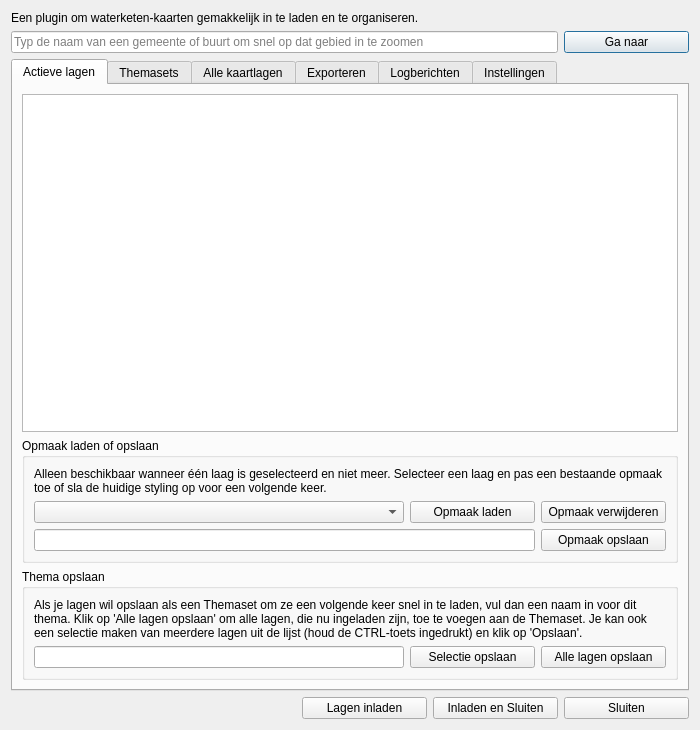
<?xml version="1.0" encoding="UTF-8"?>
<ui version="4.0">
 <class>NADMapsDialogBase</class>
 <widget class="QDialog" name="NADMapsDialogBase">
  <property name="geometry">
   <rect>
    <x>0</x>
    <y>0</y>
    <width>700</width>
    <height>730</height>
   </rect>
  </property>
  <property name="sizePolicy">
   <sizepolicy hsizetype="Expanding" vsizetype="Preferred">
    <horstretch>0</horstretch>
    <verstretch>0</verstretch>
   </sizepolicy>
  </property>
  <property name="maximumSize">
   <size>
    <width>1000</width>
    <height>750</height>
   </size>
  </property>
  <property name="windowTitle">
   <string>NAD Waterketen Kaarten</string>
  </property>
  <layout class="QVBoxLayout" name="verticalLayout">
   <item>
    <widget class="QLabel" name="label_2">
     <property name="sizePolicy">
      <sizepolicy hsizetype="Preferred" vsizetype="Fixed">
       <horstretch>0</horstretch>
       <verstretch>0</verstretch>
      </sizepolicy>
     </property>
     <property name="text">
      <string>Een plugin om waterketen-kaarten gemakkelijk in te laden en te organiseren.</string>
     </property>
     <property name="alignment">
      <set>Qt::AlignLeading|Qt::AlignLeft|Qt::AlignTop</set>
     </property>
    </widget>
   </item>
   <item>
    <layout class="QGridLayout" name="gridLayoutMain">
     <item row="0" column="0">
      <widget class="QLineEdit" name="zoomLineEdit">
       <property name="autoFillBackground">
        <bool>false</bool>
       </property>
       <property name="placeholderText">
        <string>Typ de naam van een gemeente of buurt om snel op dat gebied in te zoomen</string>
       </property>
       <property name="clearButtonEnabled">
        <bool>true</bool>
       </property>
      </widget>
     </item>
     <item row="0" column="1">
      <widget class="QPushButton" name="zoomButton">
       <property name="sizePolicy">
        <sizepolicy hsizetype="Fixed" vsizetype="Fixed">
         <horstretch>0</horstretch>
         <verstretch>0</verstretch>
        </sizepolicy>
       </property>
       <property name="minimumSize">
        <size>
         <width>125</width>
         <height>0</height>
        </size>
       </property>
       <property name="layoutDirection">
        <enum>Qt::LeftToRight</enum>
       </property>
       <property name="text">
        <string>Ga naar</string>
       </property>
      </widget>
     </item>
    </layout>
   </item>
   <item>
    <widget class="QTabWidget" name="tabWidget">
     <property name="sizePolicy">
      <sizepolicy hsizetype="Expanding" vsizetype="Preferred">
       <horstretch>0</horstretch>
       <verstretch>0</verstretch>
      </sizepolicy>
     </property>
     <property name="focusPolicy">
      <enum>Qt::TabFocus</enum>
     </property>
     <property name="currentIndex">
      <number>0</number>
     </property>
     <widget class="QWidget" name="active_tab">
      <attribute name="title">
       <string>Actieve lagen</string>
      </attribute>
      <layout class="QGridLayout" name="gridLayoutTabActive">
       <item row="0" column="0" colspan="2">
        <widget class="QTableView" name="activeMapListView">
         <property name="enabled">
          <bool>true</bool>
         </property>
         <property name="sizePolicy">
          <sizepolicy hsizetype="Expanding" vsizetype="MinimumExpanding">
           <horstretch>30</horstretch>
           <verstretch>0</verstretch>
          </sizepolicy>
         </property>
         <property name="minimumSize">
          <size>
           <width>300</width>
           <height>200</height>
          </size>
         </property>
         <property name="whatsThis">
          <string/>
         </property>
         <property name="sizeAdjustPolicy">
          <enum>QAbstractScrollArea::AdjustIgnored</enum>
         </property>
        </widget>
       </item>
       <item row="1" column="0" colspan="2">
        <widget class="QGroupBox" name="stylingGroupBox">
         <property name="sizePolicy">
          <sizepolicy hsizetype="Expanding" vsizetype="Preferred">
           <horstretch>0</horstretch>
           <verstretch>0</verstretch>
          </sizepolicy>
         </property>
         <property name="title">
          <string>Opmaak laden of opslaan</string>
         </property>
         <layout class="QGridLayout" name="gridLayoutStylingGroupBox">
          <property name="sizeConstraint">
           <enum>QLayout::SetDefaultConstraint</enum>
          </property>
          <item row="0" column="0" colspan="3">
           <widget class="QLabel" name="styling_label">
            <property name="sizePolicy">
             <sizepolicy hsizetype="Preferred" vsizetype="Fixed">
              <horstretch>0</horstretch>
              <verstretch>0</verstretch>
             </sizepolicy>
            </property>
            <property name="text">
             <string>Alleen beschikbaar wanneer één laag is geselecteerd en niet meer. Selecteer een laag en pas een bestaande opmaak toe of sla de huidige styling op voor een volgende keer.</string>
            </property>
            <property name="textFormat">
             <enum>Qt::PlainText</enum>
            </property>
            <property name="scaledContents">
             <bool>false</bool>
            </property>
            <property name="wordWrap">
             <bool>true</bool>
            </property>
           </widget>
          </item>
          <item row="1" column="0">
           <widget class="QComboBox" name="stylingComboBox">
            <property name="sizePolicy">
             <sizepolicy hsizetype="Expanding" vsizetype="Fixed">
              <horstretch>0</horstretch>
              <verstretch>0</verstretch>
             </sizepolicy>
            </property>
           </widget>
          </item>
          <item row="1" column="1">
           <widget class="QPushButton" name="loadStyleButton">
            <property name="sizePolicy">
             <sizepolicy hsizetype="Fixed" vsizetype="Fixed">
              <horstretch>0</horstretch>
              <verstretch>0</verstretch>
             </sizepolicy>
            </property>
            <property name="minimumSize">
             <size>
              <width>125</width>
              <height>0</height>
             </size>
            </property>
            <property name="text">
             <string>Opmaak laden</string>
            </property>
           </widget>
          </item>
          <item row="1" column="2">
           <widget class="QPushButton" name="removeStyleButton">
            <property name="sizePolicy">
             <sizepolicy hsizetype="Fixed" vsizetype="Fixed">
              <horstretch>0</horstretch>
              <verstretch>0</verstretch>
             </sizepolicy>
            </property>
            <property name="minimumSize">
             <size>
              <width>125</width>
              <height>0</height>
             </size>
            </property>
            <property name="text">
             <string>Opmaak verwijderen</string>
            </property>
           </widget>
          </item>
          <item row="2" column="0" colspan="2">
           <widget class="QLineEdit" name="saveStylingLineEdit">
            <property name="clearButtonEnabled">
             <bool>true</bool>
            </property>
           </widget>
          </item>
          <item row="2" column="2">
           <widget class="QPushButton" name="saveStyleButton">
            <property name="sizePolicy">
             <sizepolicy hsizetype="Minimum" vsizetype="Fixed">
              <horstretch>0</horstretch>
              <verstretch>0</verstretch>
             </sizepolicy>
            </property>
            <property name="minimumSize">
             <size>
              <width>125</width>
              <height>0</height>
             </size>
            </property>
            <property name="text">
             <string>Opmaak opslaan</string>
            </property>
           </widget>
          </item>
         </layout>
        </widget>
       </item>
       <item row="2" column="0" colspan="2">
        <widget class="QGroupBox" name="themaGroupBox">
         <property name="sizePolicy">
          <sizepolicy hsizetype="Preferred" vsizetype="Preferred">
           <horstretch>0</horstretch>
           <verstretch>0</verstretch>
          </sizepolicy>
         </property>
         <property name="title">
          <string>Thema opslaan</string>
         </property>
         <layout class="QGridLayout" name="gridLayoutThemaGroupBox">
          <item row="0" column="0" colspan="3">
           <widget class="QLabel" name="thema_label">
            <property name="sizePolicy">
             <sizepolicy hsizetype="Preferred" vsizetype="Fixed">
              <horstretch>0</horstretch>
              <verstretch>0</verstretch>
             </sizepolicy>
            </property>
            <property name="text">
             <string>Als je lagen wil opslaan als een Themaset om ze een volgende keer snel in te laden, vul dan een naam in voor dit thema. Klik op 'Alle lagen opslaan' om alle lagen, die nu ingeladen zijn, toe te voegen aan de Themaset. Je kan ook een selectie maken van meerdere lagen uit de lijst (houd de CTRL-toets ingedrukt) en klik op 'Opslaan'.</string>
            </property>
            <property name="textFormat">
             <enum>Qt::PlainText</enum>
            </property>
            <property name="scaledContents">
             <bool>false</bool>
            </property>
            <property name="wordWrap">
             <bool>true</bool>
            </property>
           </widget>
          </item>
          <item row="1" column="0">
           <widget class="QLineEdit" name="saveThemaLineEdit">
            <property name="clearButtonEnabled">
             <bool>true</bool>
            </property>
           </widget>
          </item>
          <item row="1" column="1">
           <widget class="QPushButton" name="saveThemaButton">
            <property name="sizePolicy">
             <sizepolicy hsizetype="Fixed" vsizetype="Fixed">
              <horstretch>0</horstretch>
              <verstretch>0</verstretch>
             </sizepolicy>
            </property>
            <property name="minimumSize">
             <size>
              <width>125</width>
              <height>0</height>
             </size>
            </property>
            <property name="text">
             <string>Selectie opslaan</string>
            </property>
           </widget>
          </item>
          <item row="1" column="2">
           <widget class="QPushButton" name="saveAllThemaButton">
            <property name="sizePolicy">
             <sizepolicy hsizetype="Fixed" vsizetype="Fixed">
              <horstretch>0</horstretch>
              <verstretch>0</verstretch>
             </sizepolicy>
            </property>
            <property name="minimumSize">
             <size>
              <width>125</width>
              <height>0</height>
             </size>
            </property>
            <property name="text">
             <string>Alle lagen opslaan</string>
            </property>
           </widget>
          </item>
         </layout>
        </widget>
       </item>
      </layout>
     </widget>
     <widget class="QWidget" name="thema_tab">
      <attribute name="title">
       <string>Themasets</string>
      </attribute>
      <layout class="QGridLayout" name="gridLayoutTabStart">
       <item row="0" column="0">
        <widget class="QTableView" name="themaView">
         <property name="maximumSize">
          <size>
           <width>16777215</width>
           <height>180</height>
          </size>
         </property>
        </widget>
       </item>
       <item row="1" column="0" colspan="2">
        <widget class="QGroupBox" name="filterThemaGroupBox">
         <property name="maximumSize">
          <size>
           <width>16777215</width>
           <height>200</height>
          </size>
         </property>
         <property name="title">
          <string>Kaartlagen in deze Themaset</string>
         </property>
         <layout class="QGridLayout" name="gridLayoutFilterThemaGroupBox">
          <item row="2" column="0">
           <widget class="QTableView" name="themaMapListView">
            <property name="maximumSize">
             <size>
              <width>16777215</width>
              <height>16777215</height>
             </size>
            </property>
           </widget>
          </item>
         </layout>
        </widget>
       </item>
       <item row="2" column="0" colspan="2">
        <widget class="QGroupBox" name="filterThemaGroupBox">
         <property name="title">
          <string>Filteren</string>
         </property>
         <layout class="QGridLayout" name="gridLayoutFilterThemaGroupBox">
          <item row="0" column="0" colspan="3">
           <widget class="QLabel" name="styling_label">
            <property name="text">
             <string>Filter een thema of voeg een geselecteerd thema toe aan je favorieten.</string>
            </property>
            <property name="textFormat">
             <enum>Qt::PlainText</enum>
            </property>
            <property name="scaledContents">
             <bool>false</bool>
            </property>
            <property name="wordWrap">
             <bool>true</bool>
            </property>
           </widget>
          </item>
          <item row="1" column="0">
           <widget class="QCheckBox" name="pluginThemaCheckBox">
            <property name="text">
             <string>Toon plugin-thema's</string>
            </property>
            <property name="checked">
             <bool>true</bool>
            </property>
           </widget>
          </item>
          <item row="1" column="1">
           <widget class="QCheckBox" name="userThemaCheckBox">
            <property name="text">
             <string>Toon gebruikers-thema's</string>
            </property>
            <property name="checked">
             <bool>true</bool>
            </property>
           </widget>
          </item>
          <item row="1" column="2">
           <widget class="QCheckBox" name="favoriteThemaCheckBox">
            <property name="text">
             <string>Toon alleen favorieten</string>
            </property>
           </widget>
          </item>
         </layout>
        </widget>
       </item>
       <item row="3" column="0" colspan="2">
        <widget class="QGroupBox" name="deletaThemaGroupBox">
         <property name="title">
          <string>Thema verwijderen</string>
         </property>
         <layout class="QGridLayout" name="gridLayoutDeleteThemaGroupBox">
          <item row="0" column="0" colspan="3">
           <widget class="QLabel" name="styling_label">
            <property name="text">
             <string>Om een Themaset te verwijderen, selecteer het thema en klik op verwijderen.</string>
            </property>
            <property name="textFormat">
             <enum>Qt::PlainText</enum>
            </property>
            <property name="scaledContents">
             <bool>false</bool>
            </property>
            <property name="wordWrap">
             <bool>true</bool>
            </property>
           </widget>
          </item>
          <item row="1" column="0">
           <spacer name="horizontalSpacer">
            <property name="orientation">
             <enum>Qt::Horizontal</enum>
            </property>
            <property name="sizeHint" stdset="0">
             <size>
              <width>40</width>
              <height>20</height>
             </size>
            </property>
           </spacer>
          </item>
          <item row="1" column="1">
           <widget class="QPushButton" name="deleteThemaButton">
            <property name="sizePolicy">
             <sizepolicy hsizetype="Fixed" vsizetype="Fixed">
              <horstretch>0</horstretch>
              <verstretch>0</verstretch>
             </sizepolicy>
            </property>
            <property name="minimumSize">
             <size>
              <width>125</width>
              <height>0</height>
             </size>
            </property>
            <property name="text">
             <string>Thema verwijderen</string>
            </property>
           </widget>
          </item>
         </layout>
        </widget>
       </item>
      </layout>
     </widget>
     <widget class="QWidget" name="lagen_tab">
      <attribute name="title">
       <string>Alle kaartlagen</string>
      </attribute>
      <layout class="QGridLayout" name="gridLayoutTabLayers">
       <item row="0" column="0">
        <widget class="QLineEdit" name="searchLineEdit">
         <property name="autoFillBackground">
          <bool>false</bool>
         </property>
         <property name="placeholderText">
          <string>Type de naam van een laag en/of service relevante lagen te zien</string>
         </property>
         <property name="clearButtonEnabled">
          <bool>true</bool>
         </property>
        </widget>
       </item>
       <item row="1" column="0">
        <widget class="QTableView" name="mapListView">
         <property name="enabled">
          <bool>true</bool>
         </property>
         <property name="sizePolicy">
          <sizepolicy hsizetype="Expanding" vsizetype="Expanding">
           <horstretch>30</horstretch>
           <verstretch>0</verstretch>
          </sizepolicy>
         </property>
         <property name="minimumSize">
          <size>
           <width>300</width>
           <height>0</height>
          </size>
         </property>
         <property name="whatsThis">
          <string/>
         </property>
         <property name="sizeAdjustPolicy">
          <enum>QAbstractScrollArea::AdjustToContents</enum>
         </property>
        </widget>
       </item>
      </layout>
     </widget>
     <widget class="QWidget" name="export_tab">
      <attribute name="title">
       <string>Exporteren</string>
      </attribute>
      <layout class="QVBoxLayout" name="verticalLayoutFile">
       <item>
        <widget class="QGroupBox" name="groupBoxExport">
         <property name="title">
          <string>Export instellingen</string>
         </property>
         <layout class="QVBoxLayout" name="verticalLayout_2">
          <item>
           <widget class="QLabel" name="label_FileName">
            <property name="text">
             <string>Voer bestandsnaam in:</string>
            </property>
           </widget>
          </item>
          <item>
           <layout class="QHBoxLayout" name="horizontalLayoutFile">
            <item>
             <widget class="QLineEdit" name="lineEdit_FileName"/>
            </item>
           </layout>
          </item>
          <item>
           <widget class="QLabel" name="label_Schaal">
            <property name="text">
             <string>Schaal:</string>
            </property>
           </widget>
          </item>
          <item>
           <widget class="QDoubleSpinBox" name="doubleSpinBox_Schaal">
            <property name="minimum">
             <double>1.000000000000000</double>
            </property>
            <property name="maximum">
             <double>10000000.000000000000000</double>
            </property>
            <property name="singleStep">
             <double>10000.000000000000000</double>
            </property>
           </widget>
          </item>
          <item>
           <widget class="QLabel" name="label_Rotatie">
            <property name="text">
             <string>Rotatie:</string>
            </property>
           </widget>
          </item>
          <item>
           <widget class="QDoubleSpinBox" name="doubleSpinBox_Rotatie">
            <property name="minimum">
             <double>-360.000000000000000</double>
            </property>
            <property name="maximum">
             <double>360.000000000000000</double>
            </property>
           </widget>
          </item>
          <item>
           <widget class="QLabel" name="label_AddToLayout">
            <property name="text">
             <string>Voeg toe aan mijn layout:</string>
            </property>
           </widget>
          </item>
          <item>
           <layout class="QHBoxLayout" name="horizontalLayout">
            <property name="sizeConstraint">
             <enum>QLayout::SetDefaultConstraint</enum>
            </property>
            <property name="leftMargin">
             <number>0</number>
            </property>
            <property name="topMargin">
             <number>0</number>
            </property>
            <property name="rightMargin">
             <number>0</number>
            </property>
            <property name="bottomMargin">
             <number>0</number>
            </property>
            <item>
             <widget class="QCheckBox" name="checkBox_Noordpijl">
              <property name="text">
               <string>Noordpijl</string>
              </property>
             </widget>
            </item>
            <item>
             <widget class="QComboBox" name="comboBox_NoordpijlPlacement"/>
            </item>
           </layout>
          </item>
          <item>
           <layout class="QHBoxLayout" name="horizontalLayout_2">
            <property name="leftMargin">
             <number>0</number>
            </property>
            <property name="topMargin">
             <number>0</number>
            </property>
            <property name="rightMargin">
             <number>0</number>
            </property>
            <property name="bottomMargin">
             <number>0</number>
            </property>
            <item>
             <widget class="QCheckBox" name="checkBox_Legenda">
              <property name="text">
               <string>Legenda</string>
              </property>
             </widget>
            </item>
            <item>
             <widget class="QComboBox" name="comboBox_LegendaPlacement">
              <property name="enabled">
               <bool>true</bool>
              </property>
              <property name="currentText">
               <string extracomment="Selecteer de locatie van de legenda"/>
              </property>
             </widget>
            </item>
           </layout>
          </item>
          <item>
           <layout class="QHBoxLayout" name="horizontalLayout_3">
            <property name="leftMargin">
             <number>0</number>
            </property>
            <property name="topMargin">
             <number>0</number>
            </property>
            <property name="rightMargin">
             <number>0</number>
            </property>
            <property name="bottomMargin">
             <number>0</number>
            </property>
            <item>
             <widget class="QCheckBox" name="checkBox_Schaalbalk">
              <property name="text">
               <string>Schaalbalk</string>
              </property>
             </widget>
            </item>
            <item>
             <widget class="QComboBox" name="comboBox_SchaalbalkPlacement"/>
            </item>
           </layout>
          </item>
          <item>
           <layout class="QHBoxLayout" name="horizontalLayout_4">
            <property name="leftMargin">
             <number>0</number>
            </property>
            <property name="topMargin">
             <number>0</number>
            </property>
            <property name="rightMargin">
             <number>0</number>
            </property>
            <property name="bottomMargin">
             <number>0</number>
            </property>
            <item>
             <widget class="QCheckBox" name="checkBox_Titel">
              <property name="text">
               <string>Titel</string>
              </property>
             </widget>
            </item>
            <item>
             <widget class="QLineEdit" name="lineEdit_Titel">
              <property name="placeholderText">
               <string>Voer titel in</string>
              </property>
             </widget>
            </item>
            <item>
             <widget class="QSpinBox" name="spinBox_TitelFontSize"/>
            </item>
           </layout>
          </item>
          <item>
           <widget class="QLabel" name="label_PapierFormaat">
            <property name="text">
             <string>Papierformaat:</string>
            </property>
           </widget>
          </item>
          <item>
           <widget class="QComboBox" name="comboBox_PapierFormaat">
            <property name="currentText">
             <string extracomment="selecteer papierformaat..."/>
            </property>
           </widget>
          </item>
          <item>
           <widget class="QLabel" name="label_BestandsFormaat">
            <property name="text">
             <string>Bestandsformaat:</string>
            </property>
           </widget>
          </item>
          <item>
           <widget class="QComboBox" name="comboBox_BestandsFormaat"/>
          </item>
          <item>
           <widget class="QLabel" name="label_PrintQuality">
            <property name="text">
             <string>Kwaliteit van afdruk:</string>
            </property>
           </widget>
          </item>
          <item>
           <widget class="QComboBox" name="comboBox_PrintQuality"/>
          </item>
         </layout>
        </widget>
       </item>
       <item>
        <widget class="QPushButton" name="pushButton_ExporteerMap">
         <property name="text">
          <string>Exporteer</string>
         </property>
        </widget>
       </item>
       <item>
        <spacer name="verticalSpacer">
         <property name="orientation">
          <enum>Qt::Vertical</enum>
         </property>
         <property name="sizeHint" stdset="0">
          <size>
           <width>20</width>
           <height>40</height>
          </size>
         </property>
        </spacer>
       </item>
      </layout>
     </widget>
     <widget class="QWidget" name="log_tab">
      <attribute name="title">
       <string>Logberichten</string>
      </attribute>
      <layout class="QGridLayout" name="gridLayoutTabLog">
       <item row="0" column="0">
        <widget class="QTableView" name="logView"/>
       </item>
       <item row="1" column="0">
        <widget class="QWidget" name="testWidget" native="true">
         <property name="sizePolicy">
          <sizepolicy hsizetype="Minimum" vsizetype="Preferred">
           <horstretch>0</horstretch>
           <verstretch>0</verstretch>
          </sizepolicy>
         </property>
         <property name="minimumSize">
          <size>
           <width>0</width>
           <height>50</height>
          </size>
         </property>
        </widget>
       </item>
      </layout>
     </widget>
     <widget class="QWidget" name="file_tab">
      <attribute name="title">
       <string>Instellingen</string>
      </attribute>
      <layout class="QVBoxLayout" name="verticalLayoutFile">
       <item>
        <widget class="QGroupBox" name="groupBoxFileSelection">
         <property name="title">
          <string>Werkmap</string>
         </property>
         <layout class="QVBoxLayout" name="verticalLayoutFileSelection">
          <item>
           <widget class="QLabel" name="labelSelectFolder">
            <property name="text">
             <string>Selecteer een werkmap:</string>
            </property>
           </widget>
          </item>
          <item>
           <layout class="QHBoxLayout" name="horizontalLayoutFile">
            <item>
             <widget class="QLineEdit" name="lineEditFilePath"/>
            </item>
            <item>
             <widget class="QPushButton" name="set_working_dir">
              <property name="text">
               <string>Browse...</string>
              </property>
             </widget>
            </item>
           </layout>
          </item>
         </layout>
        </widget>
       </item>
       <item>
        <widget class="QGroupBox" name="groupBoxZoomArea">
         <property name="title">
          <string>Werkgebied</string>
         </property>
         <layout class="QVBoxLayout" name="verticalLayout_3">
          <item>
           <widget class="QLabel" name="label">
            <property name="text">
             <string>Selecteer een standaard werkgebied:</string>
            </property>
           </widget>
          </item>
          <item>
           <layout class="QHBoxLayout" name="horizontalLayout">
            <item>
             <widget class="QLineEdit" name="lineEdit">
              <property name="placeholderText">
               <string>Typ de naam van het werkgebied</string>
              </property>
              <property name="clearButtonEnabled">
               <bool>true</bool>
              </property>
             </widget>
            </item>
            <item>
             <widget class="QPushButton" name="pushButton">
              <property name="text">
               <string>Opslaan</string>
              </property>
             </widget>
            </item>
           </layout>
          </item>
         </layout>
        </widget>
       </item>
       <item>
        <widget class="QGroupBox" name="groupBoxAutoStart">
         <property name="title">
          <string>Automatisch opstarten</string>
         </property>
         <layout class="QHBoxLayout" name="horizontalLayout_6">
          <item>
           <widget class="QCheckBox" name="checkBox_AutoStart">
            <property name="text">
             <string>Start plug-in automatisch op bij opstarten QGIS</string>
            </property>
           </widget>
          </item>
         </layout>
        </widget>
       </item>
       <item>
        <spacer name="verticalSpacer">
         <property name="orientation">
          <enum>Qt::Vertical</enum>
         </property>
         <property name="sizeHint" stdset="0">
          <size>
           <width>20</width>
           <height>40</height>
          </size>
         </property>
        </spacer>
       </item>
      </layout>
     </widget>
    </widget>
   </item>
   <item>
    <layout class="QHBoxLayout" name="footer_layout">
     <property name="topMargin">
      <number>0</number>
     </property>
     <item>
      <spacer name="horizontalSpacer">
       <property name="orientation">
        <enum>Qt::Horizontal</enum>
       </property>
       <property name="sizeHint" stdset="0">
        <size>
         <width>40</width>
         <height>20</height>
        </size>
       </property>
      </spacer>
     </item>
     <item>
      <widget class="QPushButton" name="load_button">
       <property name="sizePolicy">
        <sizepolicy hsizetype="Minimum" vsizetype="Fixed">
         <horstretch>0</horstretch>
         <verstretch>0</verstretch>
        </sizepolicy>
       </property>
       <property name="minimumSize">
        <size>
         <width>125</width>
         <height>0</height>
        </size>
       </property>
       <property name="text">
        <string>Lagen inladen</string>
       </property>
      </widget>
     </item>
     <item>
      <widget class="QPushButton" name="load_close_button">
       <property name="sizePolicy">
        <sizepolicy hsizetype="Minimum" vsizetype="Fixed">
         <horstretch>0</horstretch>
         <verstretch>0</verstretch>
        </sizepolicy>
       </property>
       <property name="minimumSize">
        <size>
         <width>125</width>
         <height>0</height>
        </size>
       </property>
       <property name="text">
        <string>Inladen en Sluiten</string>
       </property>
      </widget>
     </item>
     <item>
      <widget class="QPushButton" name="close_button">
       <property name="sizePolicy">
        <sizepolicy hsizetype="Minimum" vsizetype="Fixed">
         <horstretch>0</horstretch>
         <verstretch>0</verstretch>
        </sizepolicy>
       </property>
       <property name="minimumSize">
        <size>
         <width>125</width>
         <height>0</height>
        </size>
       </property>
       <property name="text">
        <string>Sluiten</string>
       </property>
      </widget>
     </item>
    </layout>
   </item>
  </layout>
 </widget>
 <resources/>
 <connections/>
</ui>
